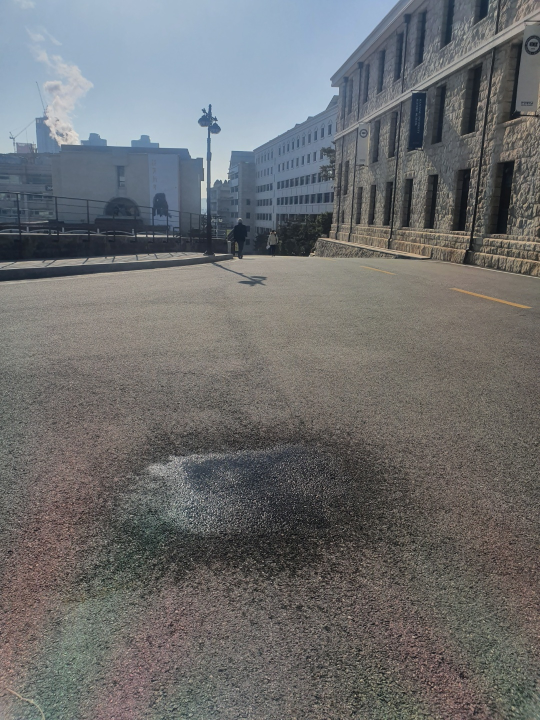
#> input picture Desktop/project-master (1)/project-master/project/polaris filter2/image seed/1.jpg, 1080 x 1440 px, given in place of the camera (shown at 1/2 size)
$ python filter_webcam_streaming.py
#> lines starting #> are read from the running program, lines starting #| are printed output that depends on the picture; after the words box and inside, x2 and y2 are one past the last pixel; in counts of white or black regions, pixels touching at a corner belong together
import os
import cv2
import numpy as np
import math
'''
1. 웹캠 이미지 리드
2. 그레이스케일로 변환
3. 픽셀 값의 평균으로 필터링: 평균값보다 크면 255(white), 작으면 0(black)
4. ROI 구역 설정 후 ROI 부분만 출력
'''
def resize(img, ratio, dsize=None, dst=None):
    return cv2.resize(img, dsize, dst, ratio, ratio, interpolation=cv2.INTER_AREA)

def grayscale(img): # 그레이스케일로 이미지 변환
    return cv2.cvtColor(img, cv2.COLOR_RGB2GRAY)

def pixel_value_average(img): # 픽셀 값의 평균 계산
    sum = 0
    for i in range(0, img.shape[0]):
        for j in range(0, img.shape[1]):
            sum += img[i,j]
    pixel_N = img.shape[0] * img.shape[1]
    average = sum/pixel_N
    return average

def Filter(img, value = 0): # 픽셀 값 평균을 기준으로 필터링
    average = pixel_value_average(img)

    if value == 0:
        ret,img_filter = cv2.threshold(img, average *0.7, 255, cv2.THRESH_BINARY)
    else:
        ret,img_filter = cv2.threshold(img, value, 255, cv2.THRESH_BINARY)

    return img_filter

def count_pixel(img): # 픽셀 값이 0인 픽셀 COUNT
    number = cv2.countNonZero(img)
    return number

## 이 부분이 수정됨.

def pixel_ratio(img1, img2): # 픽셀 값 0 비율 계산
    temp1 = count_pixel(img1)
    temp2 = count_pixel(img2)
    if temp1 >0 and temp2> 0:

        if temp1 < temp2:
            ratio = temp1/temp2
            return ratio
        else:
            ratio = temp2/temp1
            return ratio
    return 99
def vertices_multicam(img, distance, width, direction, angle = 54):
    '''
    관심 영역 설정 - 거리에 따른 roi 설정
    height = img.shape[0]
    width = img.shape[1]
    distance = 카메라와 측정 대상까지의 거리
    width = 카메라 간격
    !!! distance와 width의 단위는 같아야한다. !!!
    direction = 카메라 위치(0: Right, 1: Left)
    angle = 카메라 화각
    '''
    imshape = img.shape
    angle = angle * (math.pi/180)
    F = int(width / (2*distance*math.tan(angle)))

    if direction: # Left = 1
        lower_left = [imshape[1]*F, imshape[0]]
        lower_right = [imshape[1], imshape[0]]
        higher_left = [imshape[1]*F, 0]
        higher_right = [imshape[1], 0]
    else: # Right = 0
        lower_left = [0,imshape[0]]
        lower_right = [imshape[1]*(1 - F), imshape[0]]
        higher_left = [0, 0]
        higher_right = [imshape[1]*(1 - F), 0]

    vertices = [np.array([lower_left, lower_right, higher_right, higher_left], dtype = np.int32)]
    return vertices

def vertices_road(img): # 관심 영역 설정 - 사다리꼴(도로 부분 할당)
    imshape = img.shape

    lower_left = [0, imshape[0]]
    lower_right = [imshape[1], imshape[0]]
    higher_left = [imshape[1]/2-imshape[1]/8, 5*imshape[0]/8]
    higher_right = [imshape[1]/2+imshape[1]/8, 5*imshape[0]/8]

    vertices = [np.array([lower_left, lower_right, higher_right, higher_left], dtype = np.int32)]
    return vertices

def region_of_interest(img, vertices, color3=(255,255,255), color1=255): # ROI 셋팅

    mask = np.zeros_like(img) # mask = img와 같은 크기의 빈 이미지

    if len(img.shape) > 2: # Color 이미지(3채널)라면 :
        color = color3
    else: # 흑백 이미지(1채널)라면 :
        color = color1

    # vertices에 정한 점들로 이뤄진 다각형부분(ROI 설정부분)을 color로 채움
    cv2.fillPoly(mask, vertices, color)

    # 이미지와 color로 채워진 ROI를 합침
    roi_image = cv2.bitwise_and(img, mask)
    return roi_image

def show_convert_video(frame, CAM, direction): # frame과 window창 이름 설정
    vertice_set = vertices_multicam(frame, 20, 3, direction)
    #vertice_set = vertices_road(frame)
    frame = grayscale(frame)
    frame = Filter(frame)
    frame = region_of_interest(frame, vertice_set)
    '''
    h, w = frame.shape[:2]
    M1 = cv2.getRotationMatrix2D((h / 2, w / 2), 90, 1)
    frame = cv2.warpAffine(frame, M1, (h, w))
    '''
    cv2.imshow( CAM , frame)
    return frame

video_capture_1 = cv2.VideoCapture(1) # 외장형 USB 웹캠1
video_capture_2 = cv2.VideoCapture(2) # 외장형 USB 웹캠2

ret1, frame1 = video_capture_1.read()
#> frame1 is the input picture: shape (1440, 1080, 3); mean B, G, R 110.7, 110, 109
ret2, frame2 = video_capture_2.read()

while True:
    ret1, frame1 = video_capture_1.read()
    ret2, frame2 = video_capture_2.read()

    #ret2, frame2 = video_capture_2.read()

    if (ret1 and ret2):

        img1= show_convert_video(frame1, "CAM0", 0)
#> in show_convert_video, `vertice_set = vertices_multicam(frame, 20, 3, direction)`: vertice_set = [[[0, 1440], [1080, 1440], [1080, 0], [0, 0]]]
#> in grayscale, `return cv2.cvtColor(img, cv2.COLOR_RGB2GRAY)`:
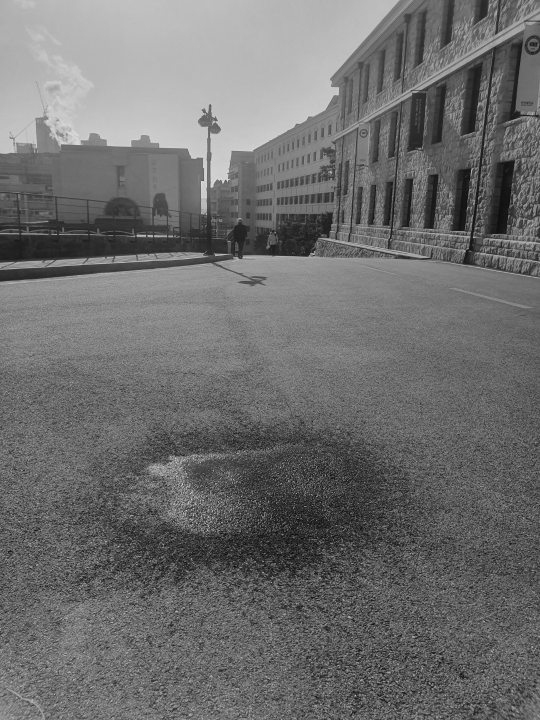
#> returned value: shape (1440, 1080) (shown at 1/2 size); min 3, max 249, mean 110.1
#> after the loop in pixel_value_average, `for i in range(0, img.shape[0]):`: sum = 171191531
#> in pixel_value_average, `average = sum/pixel_N`: average = 110.1
#> in Filter, `ret,img_filter = cv2.threshold(img, average *0.7, 255, cv2.THRESH_BINA..`:
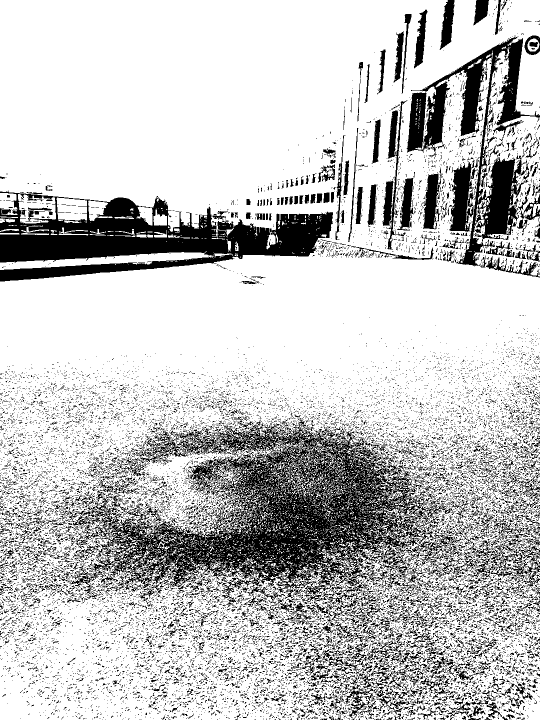
#> img_filter: shape (1440, 1080) (shown at 1/2 size); 77.3% white; 18474 black regions (17246 under 20 px), largest, box (x1, y1, x2, y2) and area: (137, 836, 906, 1213) 103256, (0, 383, 666, 563) 56043, (813, 73, 1080, 533) 30687
#> in Filter, `ret,img_filter = cv2.threshold(img, average *0.7, 255, cv2.THRESH_BINA..`: ret = 77
#> in region_of_interest, `cv2.fillPoly(mask, vertices, color)`: mask: shape (1440, 1080); every value is 255
        img2= show_convert_video(frame2, "CAM1", 1)
        #print(pixel_ratio(frame0, frame1))
        A = pixel_ratio(img1, img2) # 대입인자는 이미 0 또는 1만 있는 이미지만 대입
#> in count_pixel, `number = cv2.countNonZero(img)`: number = 1202771
#> in pixel_ratio, `ratio = temp2/temp1`: ratio = 1
#> A = 1
        print(A)
#| 1.0

    #if(ret2):
        #show_convert_video(frame2, "CAM2")

    if cv2.waitKey(1) & 0xFF == ord('q'):
#> (key q is pressed here)
        break
    # 사용자가 키보드 q 누르면 Opencv 종료

video_capture_1.release()
video_capture_2.release()
cv2.destroyAllWindows() # 리소스 반환
